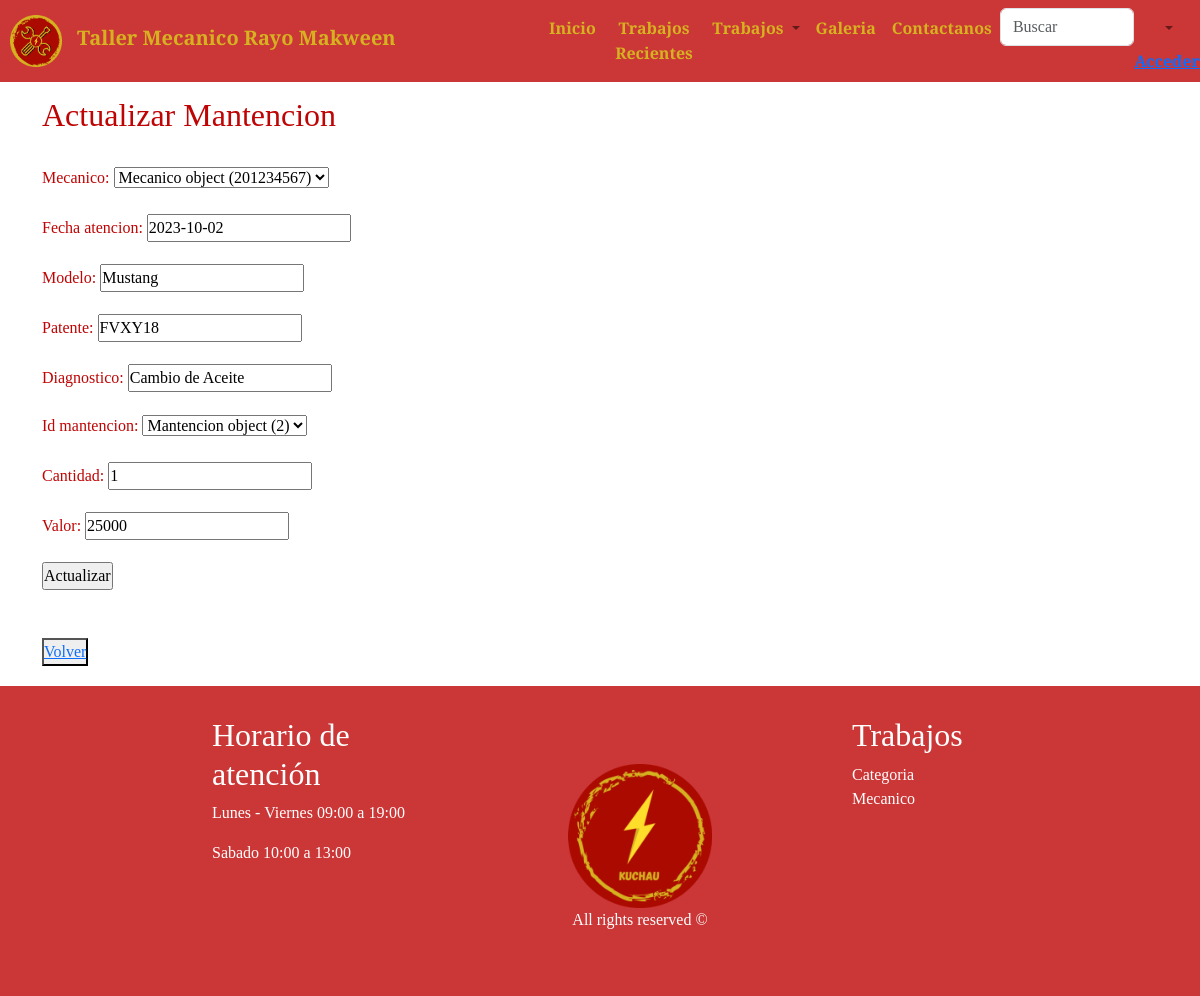
The app's page /taller/atencionEdit/7 with its own data.
### taller/models.py (models this page shows)
class Atencion(models.Model):
    id_atencion     = models.AutoField(primary_key=True, db_column='idAtencion')
    mecanico        = models.ForeignKey('Mecanico',on_delete=models.CASCADE, db_column='rut')
    fecha_atencion  = models.DateField(blank=False, null=False)
    modelo          = models.CharField(max_length=20)
    patente         = models.CharField(max_length=20)
    diagnostico     = models.CharField(max_length=100)
    id_mantencion   = models.ForeignKey('Mantencion', on_delete=models.CASCADE, db_column='idMantencion')
    cantidad        = models.CharField(max_length=20)
    valor           = models.CharField(max_length=20)

### taller/views.py (the view)
# urls.py: path('atencionEdit/<str:pk>', views.atencionEdit, name='atencionEdit'),
def atencionEdit(request,pk):
    try:
        atencion=Atencion.objects.get(id_atencion=pk)
        context={}
        if atencion:
            print("Edit encontró la atencion")
            if request.method == "POST":
                print("Edit, es un post")
                form=AtencionForm(request.POST,instance=atencion)
                form.save()
                mensaje="Datos actualizados"
                print(mensaje)
                context={'atencion':atencion,'form':form,'mensaje':mensaje}
                return render(request,'taller/atencion_edit.html',context)
            else:
                print("Edit, no es un post")
                form=AtencionForm(instance=atencion)
                mensaje=""
                context={'atencion':atencion,'form':form,'mensaje':mensaje}
                return render(request,'taller/atencion_edit.html',context)
    except:
        print("Error, id no existe")
        atenciones=Atencion.objects.all()
        mensaje="Error, id no existe"
        context={'mensaje':mensaje,'atenciones':atenciones}
        return render(request,'taller/atencion_list.html',context)

### taller/forms.py
class AtencionForm(ModelForm):
    class Meta:
        model = Atencion
        fields = '__all__'

### taller/templates/taller/atencion_edit.html (shortened to what this page needs)
{% load static %}
<!DOCTYPE html>
<html lang="en">
<head>
  <link rel="stylesheet" href="https://stackpath.bootstrapcdn.com/bootstrap/4.1.3/css/bootstrap.min.css"
>
  <link rel="stylesheet" href="{% static 'img/iconos/css/fontello.css' %}">
  <link rel="stylesheet" href="{% static 'ext/bootstrap/css/bootstrap.min.css' %}">
  <link rel="stylesheet" href="{% static 'css/keyframes.css' %}">
  <link rel="stylesheet" href="{% static 'css/banner.css' %}">
  <link rel="stylesheet" href="{% static 'css/style.css' %}">
</head>
<body>
  <header>
    <nav class="my_navbar navbar navbar-expand-lg navbar-light bg-light fixed-top">
      <a class="navbar-brand pad_l" href="index"> <img  style="max-width: 10%;" src="{% static 'img/Llave.png' %}" class="img-fluid" alt="Logo" width="20%">
      <b class="color_nav">&nbsp Taller Mecanico Rayo Makween</b></a>
      <div class="collapse navbar-collapse" id="navbarSupportedContent">
        <ul class="navbar-nav mr-auto">
          <li class="nav-item active">
            <a class="nav-link" href="index"><b class="color_nav">Inicio</b><span class="sr-only">(current)</span></a>
          </li>
          <li class="nav-item">
            <a class="nav-link" href="trabajosrecientes"><b class="color_nav">Trabajos Recientes</b></a>
          </li>
          <li class="nav-item dropdown">
            <a class="nav-link dropdown-toggle" href="#" id="navbarDropdown" role="button" data-toggle="dropdown"
              aria-haspopup="true" aria-expanded="false">
              <b class="color_nav">Trabajos</b>
            </a>
          </li>
          <li class="nav-item">
            <a class="nav-link" href="galeria"><b class="color_nav">Galeria</b></a>
          </li>
          <li>
          <li class="nav-item">
            <a class="nav-link" href="contactanos"><b class="color_nav">Contactanos</b></a>
          </li>
          <li>
              <input class="form-control" type="search" placeholder="Buscar">
          </li>
          <li class="nav-item dropdown">
            <a class="nav-link dropdown-toggle" href="#" id="navbarDropdown" role="button" data-toggle="dropdown"
              aria-haspopup="true" aria-expanded="false">
              <b class="color_nav">{% if user.is_authenticated %}
                                    Bienvenido: {{user.username}}!
                                    {% else %}
                                    <a href="http://127.0.0.1:8000/accounts/login"><b>Acceder</b></a>
                                   {% endif %}
              </b>
            </a>
          </li>
        </ul>
      </div>
    </nav>
  </header>
  <br><br>
  <br><br>
    <body>
        <div class="container color_cont">
            <div style=" text-align: left">
                {% if atencion %}
                    <h2>Actualizar Mantencion</h2><br>
                    <form action="" method="POST">
                        {{ form.as_p }}
                        <input type="submit" name="opcion" value="Actualizar">
                    </form><br>
                {% endif %}
                <br>
                <button type="button"><a href="{% url 'crud_atencion' %}">Volver</a></button>
            </div>
        </div>
    <footer>
    <div class="cont_footer">
      <div class="container">
        <div class="row">
          <div class="col-md-1"></div>
          <div class="col-md-3">
            <h2>Horario de atención</h2>
            <p>Lunes - Viernes 09:00 a 19:00</p>
            <p>Sabado 10:00 a 13:00</p>
          </div>
          <div class="col-md-1"></div>
          <div class="col-md-3 cont_img_footer">
            <img src="{% static 'img/Footer.png' %}" class="img-fluid" alt="Footer" width="auto">
            <p> All rights reserved ©</p>
          </div>
          <div class="col-md-1"></div>
          <div class="col-md-3">
            <h2>Trabajos</h2>
            <a href="categoria">Categoria</a>
            <a href="mecanico">Mecanico</a>
          </div>
        </div>
      </div>
    </footer>
</body>
</html>

### taller/static/css/banner.css (style rules this page uses)
.pad_l { padding-left: 10px; }

### taller/static/css/style.css (style rules this page uses)
* { margin: 0%; padding: 0; box-sizing: border-box; }
body { font-family: 'Cormorant Garamond', serif; }
.my_navbar { background-color: rgba(190, 4, 4, 0.8) !important; }
.my_navbar div, .my_navbar ul { background-color: transparent !important; text-align: center; }
.form-control { align-items: center; }
.color_nav { color: #D6B221; }
.color_cont { color: rgba(190, 4, 4); }
.cont_footer { background-color: rgba(190, 4, 4, 0.8); padding: 10%; padding-bottom: 0; padding-top: 30px; color: white; margin-top: 20px; text-align: left; }
.cont_footer a { color: white; text-decoration: none; display: block; padding-bottom: 0; text-align: left; }
.cont_img_footer { padding: 5%; float: center; max-width: 30%; text-align: center; }

### records on screen
Atencion: fecha_atencion "2023-10-02", modelo "Mustang", patente "FVXY18", diagnostico "Cambio de Aceite", cantidad "1", valor "25000"
